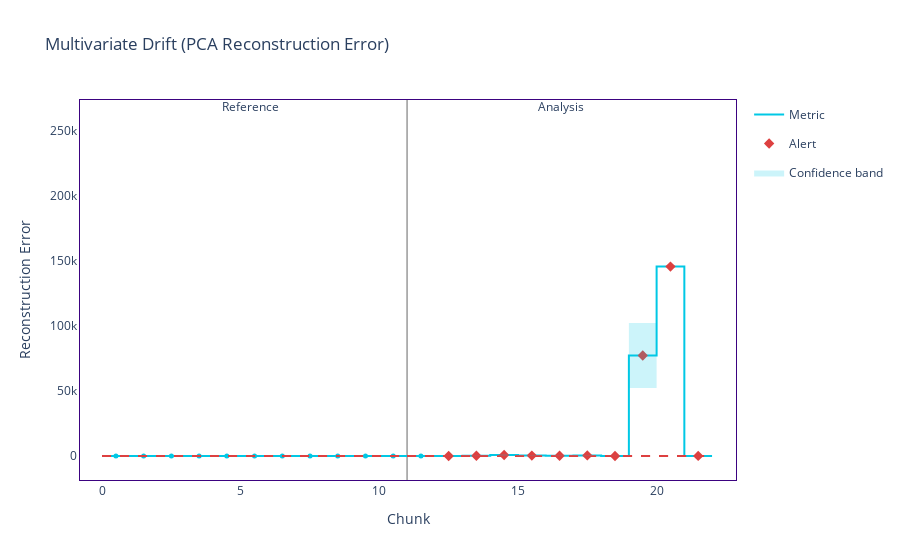

Notebook code cell kept with this figure:
### Code cell
from nannyml import DataReconstructionDriftCalculator

# metadata = extract_metadata(data = total[total['type']=='reference'], model_name='3d_rotation', model_type='classification_binary')
# metadata.timestamp_column_name = 'ordered'
# metadata.target_column_name = 'y_true'

rcerror_calculator = DataReconstructionDriftCalculator(total.select_dtypes(include=np.float64).columns).fit(reference_data=total[total['type']=='reference'])
# let's compute (and visualize) results across all the dataset.
rcerror_results = rcerror_calculator.calculate(data=total)

# let's create plot with results
figure = rcerror_results.plot()
figure.show()

### Figure 1 — Plotly figure (JSON) as saved in the notebook; plotly's stock layout.template omitted (floating-point values rounded to 4 significant figures)
{"data": [{"hoverinfo": "skip", "legendgroup": "metric_reference", "line": {"color": "#00c8e5", "shape": "hv", "width": 2}, "mode": "lines", "name": "Metric", "showlegend": true, "type": "scatter", "x": [0, 1, 2, 3, 4, 5, 6, 7, 8, 9, 10, 11], "y": [3.038, 3.234, 3.256, 3.576, 3.053, 3.451, 4.45, 3.59, 3.423, 3.882, 3.318, 3.318]}, {"customdata": [["Reconstruction Error", "<b style=\"color:#00c8e5;line-height:60px\">Reference</b>", "", "[0:4428]", "Chunk index: <b>0</b>", 3.038, 0.0491], ["Reconstruction Error", "<b style=\"color:#00c8e5;line-height:60px\">Reference</b>", "", "[4429:8857]", "Chunk index: <b>1</b>", 3.234, 0.0549], ["Reconstruction Error", "<b style=\"color:#00c8e5;line-height:60px\">Reference</b>", "", "[8858:13286]", "Chunk index: <b>2</b>", 3.256, 0.0436], ["Reconstruction Error", "<b style=\"color:#00c8e5;line-height:60px\">Reference</b>", "", "[13287:17715]", "Chunk index: <b>3</b>", 3.576, 0.0765], ["Reconstruction Error", "<b style=\"color:#00c8e5;line-height:60px\">Reference</b>", "", "[17716:22144]", "Chunk index: <b>4</b>", 3.053, 0.0932], ["Reconstruction Error", "<b style=\"color:#00c8e5;line-height:60px\">Reference</b>", "", "[22145:26573]", "Chunk index: <b>5</b>", 3.45, 0.1483], ["Reconstruction Error", "<b style=\"color:#00c8e5;line-height:60px\">Reference</b>", "", "[26574:31002]", "Chunk index: <b>6</b>", 4.45, 0.1239], ["Reconstruction Error", "<b style=\"color:#00c8e5;line-height:60px\">Reference</b>", "", "[31003:35431]", "Chunk index: <b>7</b>", 3.59, 0.1015], ["Reconstruction Error", "<b style=\"color:#00c8e5;line-height:60px\">Reference</b>", "", "[35432:39860]", "Chunk index: <b>8</b>", 3.422, 0.1564], ["Reconstruction Error", "<b style=\"color:#00c8e5;line-height:60px\">Reference</b>", "", "[39861:44289]", "Chunk index: <b>9</b>", 3.882, 0.2252], ["Reconstruction Error", "<b style=\"color:#00c8e5;line-height:60px\">Reference</b>", "", "[44290:44295]", "Chunk index: <b>10</b>", 3.318, 1.528]], "hovertemplate": "%{customdata[1]} &nbsp; &nbsp; %{customdata[2]} <br />Chunk: <b>%{customdata[3]}</b> &nbsp; &nbsp; %{customdata[4]} <br />%{customdata[0]}: <b>%{customdata[5]}</b><br />Confidence band: +/- <b>%{customdata[6]}</b><br /><extra></extra>", "legendgroup": "metric_reference", "marker": {"color": "#00c8e5", "size": 5, "symbol": "circle"}, "mode": "markers", "name": "Metric", "showlegend": false, "type": "scatter", "x": [0.5, 1.5, 2.5, 3.5, 4.5, 5.5, 6.5, 7.5, 8.5, 9.5, 10.5], "y": [3.038, 3.234, 3.256, 3.576, 3.053, 3.451, 4.45, 3.59, 3.423, 3.882, 3.318, 3.318]}, {"hoverinfo": "skip", "legendgroup": "metric_analysis", "line": {"color": "#00c8e5", "shape": "hv", "width": 2}, "mode": "lines", "name": "Metric", "showlegend": false, "type": "scatter", "x": [11, 12, 13, 14, 15, 16, 17, 18, 19, 20, 21, 22], "y": [3.495, 88.88, 224.5, 866.3, 401.0, 269.0, 540.5, 145.0, 77330.0, 145600.0, 155.4, 155.4]}, {"customdata": [["Reconstruction Error", "<b style=\"color:#3b0280;line-height:60px\">Analysis</b>", "", "[0:44295]", "Chunk index: <b>0</b>", 3.495, 0.0385], ["Reconstruction Error", "<b style=\"color:#3b0280;line-height:60px\">Analysis</b>", "<span style=\"color:#AD0000\">⚠ <b>Drift detected</b></span>", "[44296:88591]", "Chunk index: <b>1</b>", 88.88, 147.2], ["Reconstruction Error", "<b style=\"color:#3b0280;line-height:60px\">Analysis</b>", "<span style=\"color:#AD0000\">⚠ <b>Drift detected</b></span>", "[88592:132887]", "Chunk index: <b>2</b>", 224.5, 247.6], ["Reconstruction Error", "<b style=\"color:#3b0280;line-height:60px\">Analysis</b>", "<span style=\"color:#AD0000\">⚠ <b>Drift detected</b></span>", "[132888:177183]", "Chunk index: <b>3</b>", 866.3, 588.0], ["Reconstruction Error", "<b style=\"color:#3b0280;line-height:60px\">Analysis</b>", "<span style=\"color:#AD0000\">⚠ <b>Drift detected</b></span>", "[177184:221479]", "Chunk index: <b>4</b>", 401.0, 350.0], ["Reconstruction Error", "<b style=\"color:#3b0280;line-height:60px\">Analysis</b>", "<span style=\"color:#AD0000\">⚠ <b>Drift detected</b></span>", "[221480:265775]", "Chunk index: <b>5</b>", 269.0, 260.9], ["Reconstruction Error", "<b style=\"color:#3b0280;line-height:60px\">Analysis</b>", "<span style=\"color:#AD0000\">⚠ <b>Drift detected</b></span>", "[265776:310071]", "Chunk index: <b>6</b>", 540.5, 252.4], ["Reconstruction Error", "<b style=\"color:#3b0280;line-height:60px\">Analysis</b>", "<span style=\"color:#AD0000\">⚠ <b>Drift detected</b></span>", "[310072:354367]", "Chunk index: <b>7</b>", 145.0, 146.1], ["Reconstruction Error", "<b style=\"color:#3b0280;line-height:60px\">Analysis</b>", "<span style=\"color:#AD0000\">⚠ <b>Drift detected</b></span>", "[354368:398663]", "Chunk index: <b>8</b>", 77330.0, 24960.0], ["Reconstruction Error", "<b style=\"color:#3b0280;line-height:60px\">Analysis</b>", "<span style=\"color:#AD0000\">⚠ <b>Drift detected</b></span>", "[398664:442959]", "Chunk index: <b>9</b>", 145600.0, 113400.0], ["Reconstruction Error", "<b style=\"color:#3b0280;line-height:60px\">Analysis</b>", "<span style=\"color:#AD0000\">⚠ <b>Drift detected</b></span>", "[442960:442960]", "Chunk index: <b>10</b>", 155.4, null]], "hovertemplate": "%{customdata[1]} &nbsp; &nbsp; %{customdata[2]} <br />Chunk: <b>%{customdata[3]}</b> &nbsp; &nbsp; %{customdata[4]} <br />%{customdata[0]}: <b>%{customdata[5]}</b><br />Confidence band: +/- <b>%{customdata[6]}</b><br /><extra></extra>", "legendgroup": "metric_analysis", "marker": {"color": "#00c8e5", "size": 5, "symbol": "circle"}, "mode": "markers", "name": "Metric", "showlegend": false, "type": "scatter", "x": [11.5, 12.5, 13.5, 14.5, 15.5, 16.5, 17.5, 18.5, 19.5, 20.5, 21.5], "y": [3.495, 88.88, 224.5, 866.3, 401.0, 269.0, 540.5, 145.0, 77330.0, 145600.0, 155.4, 155.4]}, {"hoverinfo": "skip", "legendgroup": "alert", "marker": {"color": "#DD4040", "size": 8, "symbol": "diamond"}, "mode": "markers", "name": "Alert", "showlegend": true, "type": "scatter", "x": [12.5, 13.5, 14.5, 15.5, 16.5, 17.5, 18.5, 19.5, 20.5, 21.5], "y": [88.88, 224.5, 866.3, 401.0, 269.0, 540.5, 145.0, 77330.0, 145600.0, 155.4]}, {"hoverinfo": "skip", "legendgroup": "thresh", "line": {"color": "#DD4040", "dash": "dash", "width": 2}, "mode": "lines", "name": "Threshold", "showlegend": false, "type": "scatter", "x": [0, 1, 2, 3, 4, 5, 6, 7, 8, 9, 10, 11], "y": [4.639, 4.639, 4.639, 4.639, 4.639, 4.639, 4.639, 4.639, 4.639, 4.639, 4.639, 4.639]}, {"hoverinfo": "skip", "legendgroup": "thresh", "line": {"color": "#DD4040", "dash": "dash", "width": 2}, "mode": "lines", "name": "Threshold", "showlegend": false, "type": "scatter", "x": [0, 1, 2, 3, 4, 5, 6, 7, 8, 9, 10, 11], "y": [2.32, 2.32, 2.32, 2.32, 2.32, 2.32, 2.32, 2.32, 2.32, 2.32, 2.32, 2.32]}, {"hoverinfo": "skip", "legendgroup": "thresh", "line": {"color": "#DD4040", "dash": "dash", "width": 2}, "mode": "lines", "name": "Threshold", "showlegend": false, "type": "scatter", "x": [11, 12, 13, 14, 15, 16, 17, 18, 19, 20, 21, 22], "y": [4.639, 4.639, 4.639, 4.639, 4.639, 4.639, 4.639, 4.639, 4.639, 4.639, 4.639, 4.639]}, {"hoverinfo": "skip", "legendgroup": "thresh", "line": {"color": "#DD4040", "dash": "dash", "width": 2}, "mode": "lines", "name": "Threshold", "showlegend": false, "type": "scatter", "x": [11, 12, 13, 14, 15, 16, 17, 18, 19, 20, 21, 22], "y": [2.32, 2.32, 2.32, 2.32, 2.32, 2.32, 2.32, 2.32, 2.32, 2.32, 2.32, 2.32]}, {"connectgaps": true, "hoverinfo": "skip", "line": {"color": "rgba(0,0,0,0)", "shape": "hv"}, "mode": "lines", "name": "Confidence band", "showlegend": false, "type": "scatter", "x": [0, 1, 2, 3, 4, 5, 6, 7, 8, 9, 10, 11], "y": [3.087, 3.289, 3.3, 3.652, 3.146, 3.599, 4.574, 3.691, 3.579, 4.107, 4.846, 4.846]}, {"connectgaps": true, "fill": "tonexty", "fillcolor": "rgba(0.0, 0.7843137254901961, 0.8980392156862745, 0.2)", "hoverinfo": "skip", "line": {"color": "rgba(0,0,0,0)", "shape": "hv"}, "mode": "lines", "name": "Confidence band", "showlegend": true, "type": "scatter", "x": [0, 1, 2, 3, 4, 5, 6, 7, 8, 9, 10, 11], "y": [2.989, 3.179, 3.213, 3.499, 2.96, 3.302, 4.326, 3.488, 3.266, 3.657, 1.79, 1.79]}, {"connectgaps": true, "hoverinfo": "skip", "line": {"color": "rgba(0,0,0,0)", "shape": "hv"}, "mode": "lines", "name": "Confidence band", "showlegend": false, "type": "scatter", "x": [11, 12, 13, 14, 15, 16, 17, 18, 19, 20, 21, 22], "y": [3.534, 236.0, 472.1, 1454.0, 751.0, 529.9, 792.8, 291.1, 102300.0, 259000.0, null, null]}, {"connectgaps": true, "fill": "tonexty", "fillcolor": "rgba(0.0, 0.7843137254901961, 0.8980392156862745, 0.2)", "hoverinfo": "skip", "line": {"color": "rgba(0,0,0,0)", "shape": "hv"}, "mode": "lines", "name": "Confidence band", "showlegend": false, "type": "scatter", "x": [11, 12, 13, 14, 15, 16, 17, 18, 19, 20, 21, 22], "y": [3.457, 0, 0, 278.3, 50.93, 8.132, 288.1, 0, 52370.0, 32230.0, null, null]}], "layout": {"annotations": [{"showarrow": false, "text": "Reference", "x": 5, "xshift": 10, "y": 1.01, "yref": "y domain"}, {"showarrow": false, "text": "Analysis", "x": 16, "xshift": 15, "y": 1.01, "yref": "y domain"}], "hoverlabel": {"bgcolor": "white", "font": {"size": 14}}, "legend": {"itemclick": false, "itemdoubleclick": false, "traceorder": "grouped"}, "paper_bgcolor": "rgba(255,255,255,1)", "plot_bgcolor": "rgba(255,255,255,1)", "shapes": [{"layer": "below", "line": {"color": "#666666", "width": 1}, "type": "line", "x0": 11, "x1": 11, "xref": "x", "y0": 0, "y1": 1, "yref": "y domain"}], "title": {"text": "Multivariate Drift (PCA Reconstruction Error)"}, "xaxis": {"linecolor": "#3b0280", "matches": "x", "mirror": true, "showgrid": false, "title": {"text": "Chunk"}, "zeroline": false}, "yaxis": {"linecolor": "#3b0280", "mirror": true, "showgrid": false, "title": {"text": "Reconstruction Error"}, "zeroline": false}}}
